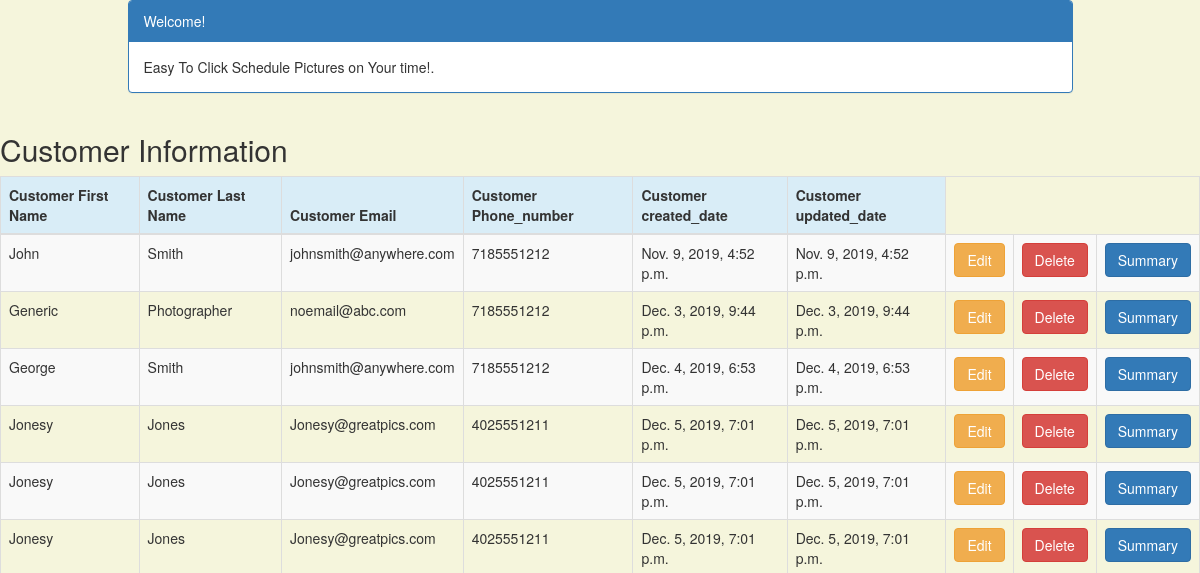
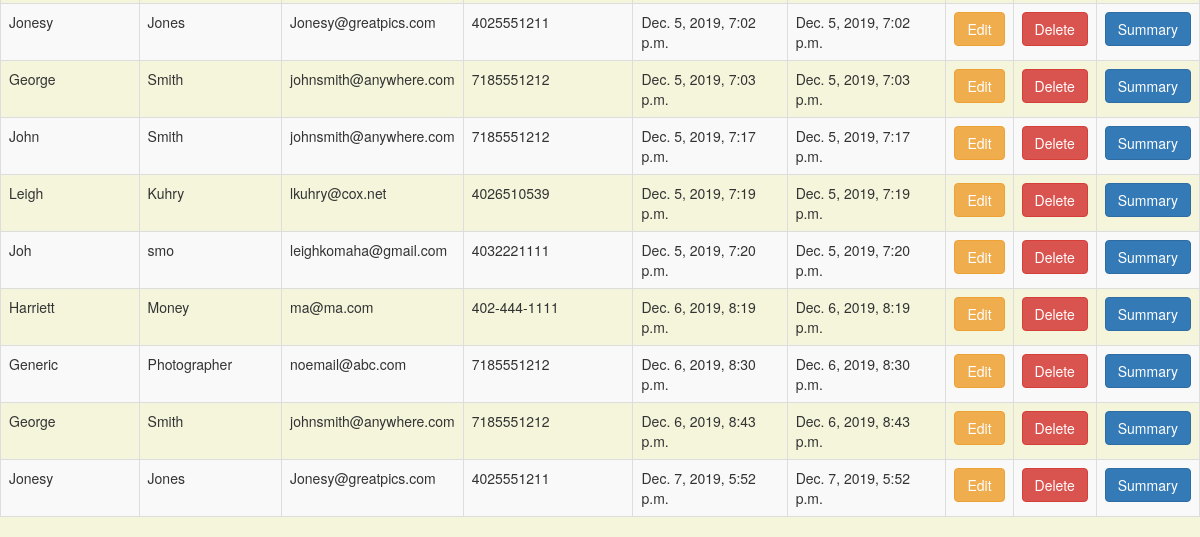
/customer_list, run on an earlier commit of the app's database (2 pictures, top to bottom).
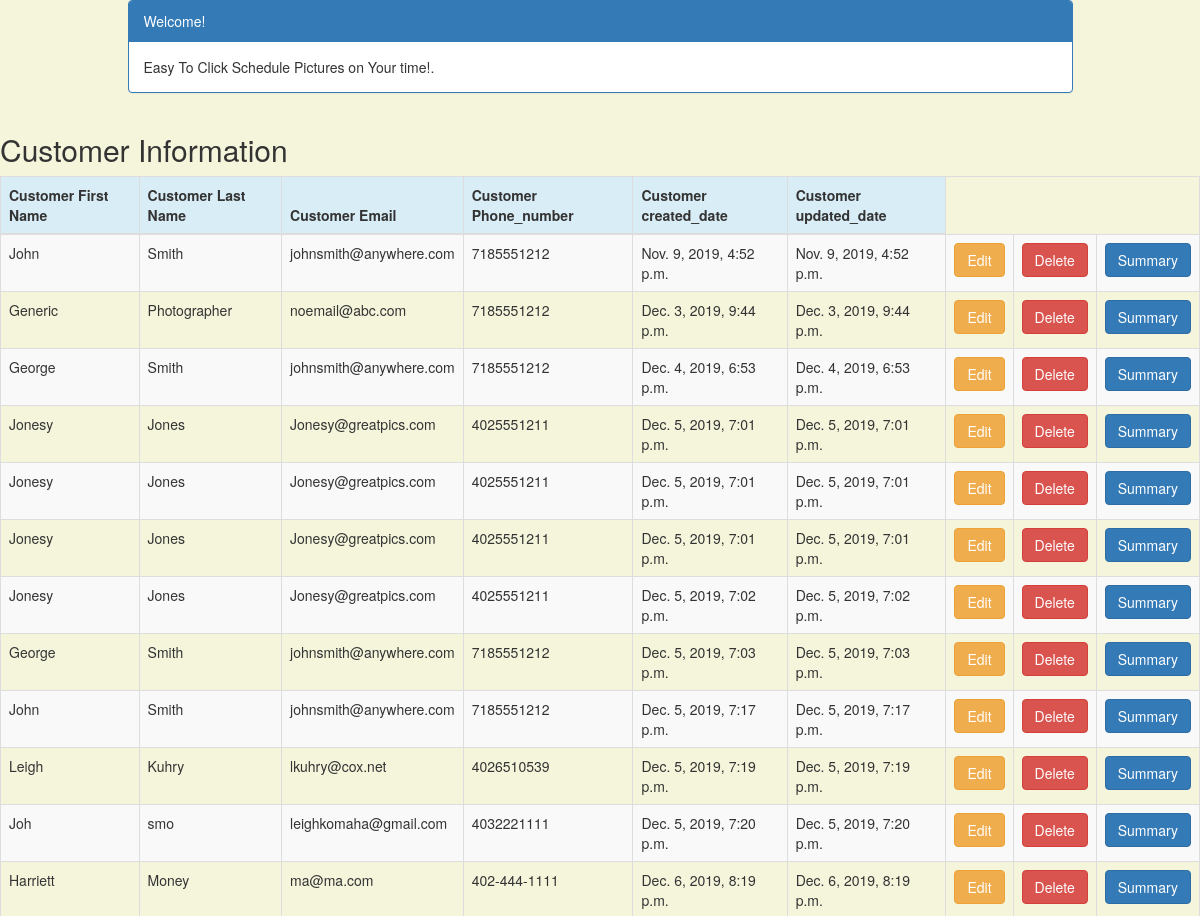
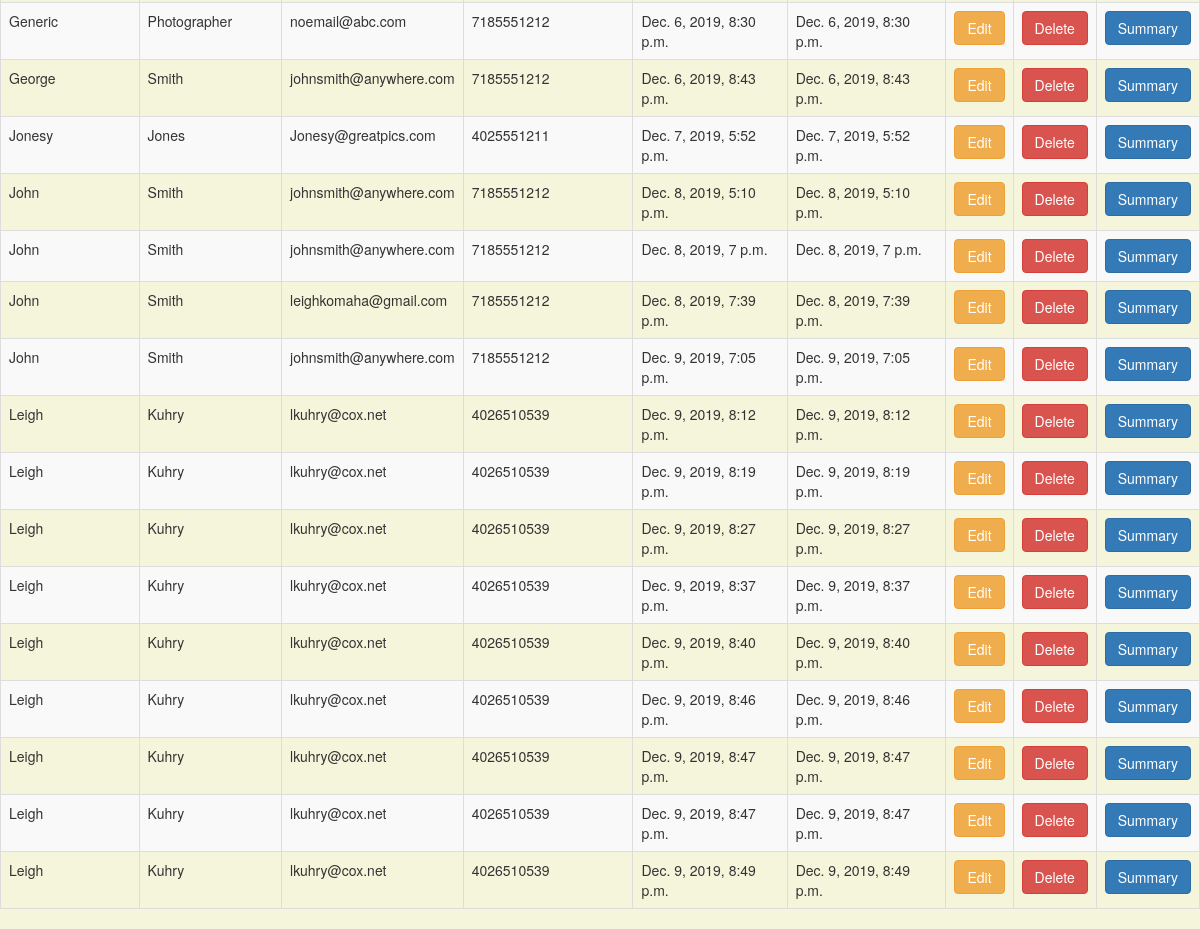
And on a later commit of the database (2 pictures, top to bottom).
### crm/models.py (models this page shows, shortened)
class Customer(models.Model):
    first_name = models.CharField(max_length=25)
    last_name = models.CharField(max_length=25)
    email = models.EmailField(max_length=100)
    phone_number = models.CharField(max_length=50)
    created_date = models.DateTimeField(default=timezone.now)
    updated_date = models.DateTimeField(auto_now_add=True)

### crm/views.py (the view)
# urls.py: path('', views.customer_list, name= 'customer_list'),
def customer_list(request):
    customer = Customer.objects.filter(created_date__lte=timezone.now())
    return render(request, 'crm/customer_list.html', {'customers': customer})

### crm/templates/crm/customer_list.html (shortened to what this page needs)
<!DOCTYPE html>
<html lang="en">
{% block content %}
    <html>
     <head>
         <link rel="stylesheet" href="https://maxcdn.bootstrapcdn.com/bootstrap/3.3.4/css/bootstrap.min.css">
     </head>
     <body>
     <div class="container">
         <div class="row">
             <div class="col-md-10 col-md-offset-1">
                 <div class="panel panel-primary">
                     <div class="panel-heading">Welcome!</div>
                     <div class="panel-body">
                         Easy To Click Schedule Pictures on Your time!.
                     </div>
                 </div>
             </div>
         </div>
     </div>
     <div class="row">
         <h2 style="padding-left: 15Px">Customer Information</h2>
     </div>
     <div>
         <table class="table table-striped table-bordered table-hover">
             <thead>
             <tr class="bg-info">
                 <th>Customer First Name</th>
                 <th>Customer Last Name</th>
                 <th>Customer Email</th>
                 <th>Customer Phone_number </th>
                 <th>Customer created_date</th>
                 <th>Customer updated_date</th>
              </tr>
             </thead>
             <tbody>
             {% for customer in customers %}
             <tr>
                 <td>{{ customer.first_name }}</td>
                 <td>{{ customer.last_name }}</td>
                 <td>{{ customer.email }}</td>
                 <td>{{ customer.phone_number }}</td>
                 <td>{{ customer.created_date }}</td>
                 <td>{{ customer.updated_date }}</td>
                   <td><a href="{% url 'crm:customer_edit' pk=customer.pk %}" class="btn btn-warning">Edit</a>
                 <td><a href=""
                        onclick="return confirm('Are you sure you want to delete?')"
                        class="btn btn-danger">Delete</a>
                 </td>
                 <td><a href=""
                        class="btn btn-primary">Summary</a>
             </tr>
             {% endfor %}
             </tbody>
         </table>
     </div>
     </body>
    </html>
{% endblock %}
</html>

### crm/templates/crm/customer_list.html (style rules this page uses)
body { background-color: beige; }

What changed in the data, as far as the page shows it:
added Customer: first_name "John", last_name "Smith", email "johnsmith@anywhere.com", phone_number "7185551212", created_date "Dec. 8, 2019, 5:10 p.m.", updated_date "Dec. 8, 2019, 5:10 p.m."
added Customer: first_name "John", last_name "Smith", email "johnsmith@anywhere.com", phone_number "7185551212", created_date "Dec. 8, 2019, 7 p.m.", updated_date "Dec. 8, 2019, 7 p.m."
added Customer: first_name "John", last_name "Smith", email "leighkomaha@gmail.com", phone_number "7185551212", created_date "Dec. 8, 2019, 7:39 p.m.", updated_date "Dec. 8, 2019, 7:39 p.m."
added Customer: first_name "John", last_name "Smith", email "johnsmith@anywhere.com", phone_number "7185551212", created_date "Dec. 9, 2019, 7:05 p.m.", updated_date "Dec. 9, 2019, 7:05 p.m."
added Customer: first_name "Leigh", last_name "Kuhry", email "lkuhry@cox.net", phone_number "4026510539", created_date "Dec. 9, 2019, 8:12 p.m.", updated_date "Dec. 9, 2019, 8:12 p.m."
added Customer: first_name "Leigh", last_name "Kuhry", email "lkuhry@cox.net", phone_number "4026510539", created_date "Dec. 9, 2019, 8:19 p.m.", updated_date "Dec. 9, 2019, 8:19 p.m."
added Customer: first_name "Leigh", last_name "Kuhry", email "lkuhry@cox.net", phone_number "4026510539", created_date "Dec. 9, 2019, 8:27 p.m.", updated_date "Dec. 9, 2019, 8:27 p.m."
added Customer: first_name "Leigh", last_name "Kuhry", email "lkuhry@cox.net", phone_number "4026510539", created_date "Dec. 9, 2019, 8:37 p.m.", updated_date "Dec. 9, 2019, 8:37 p.m."
added Customer: first_name "Leigh", last_name "Kuhry", email "lkuhry@cox.net", phone_number "4026510539", created_date "Dec. 9, 2019, 8:40 p.m.", updated_date "Dec. 9, 2019, 8:40 p.m."
added Customer: first_name "Leigh", last_name "Kuhry", email "lkuhry@cox.net", phone_number "4026510539", created_date "Dec. 9, 2019, 8:46 p.m.", updated_date "Dec. 9, 2019, 8:46 p.m."
added Customer: first_name "Leigh", last_name "Kuhry", email "lkuhry@cox.net", phone_number "4026510539", created_date "Dec. 9, 2019, 8:47 p.m.", updated_date "Dec. 9, 2019, 8:47 p.m."
added Customer: first_name "Leigh", last_name "Kuhry", email "lkuhry@cox.net", phone_number "4026510539", created_date "Dec. 9, 2019, 8:47 p.m.", updated_date "Dec. 9, 2019, 8:47 p.m."
added Customer: first_name "Leigh", last_name "Kuhry", email "lkuhry@cox.net", phone_number "4026510539", created_date "Dec. 9, 2019, 8:49 p.m.", updated_date "Dec. 9, 2019, 8:49 p.m."
